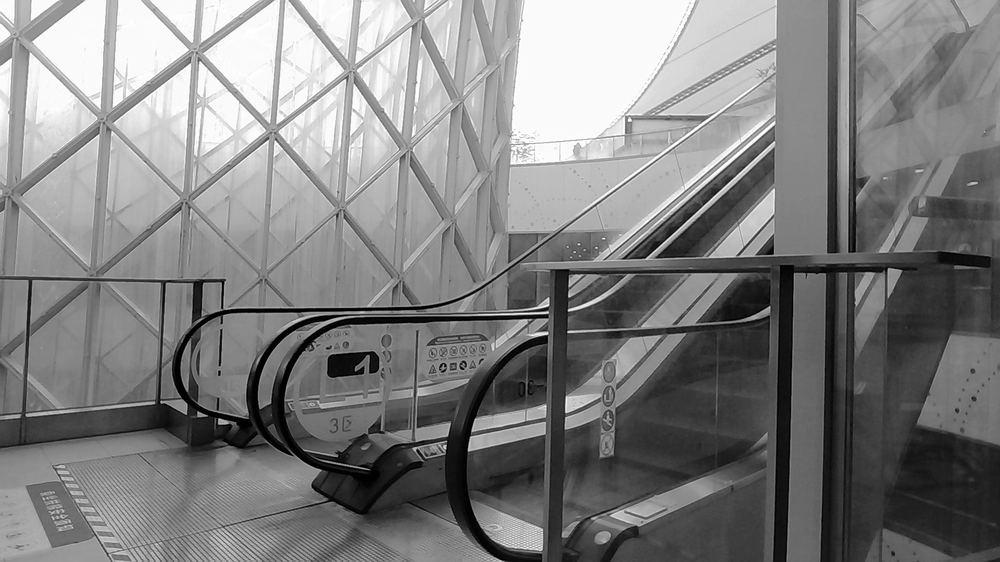
#> input picture image_quality_evaluation/brightness.png, 1000 x 562 px, shrunk from 1920 x 1080 before the run
$ python renoise_by_errormap.py --input_path ../image_quality_evaluation/brightness.png --disp_path ../image_quality_evaluation/new.png --output_path out.png
#> lines starting #> are read from the running program, lines starting #| are printed output that depends on the picture; after the words box and inside, x2 and y2 are one past the last pixel; in counts of white or black regions, pixels touching at a corner belong together
import argparse
import os
import re

import numpy as np
import cv2

# 读取 uint16 图像并转换为 NumPy 数组
# 47_1614045223060525.png
# 41_1614045697756412.png
# 30_1614045506542342.png

def Walk(path, suffix:list):
    file_list = []
    suffix = [s.lower() for s in suffix]
    if not os.path.exists(path):
        print("not exist path {}".format(path))
        return []

    if os.path.isfile(path):
        return [path,]

    for root, dirs, files in os.walk(path):
        for file in files:
            if os.path.splitext(file)[1].lower()[1:] in suffix:
                file_list.append(os.path.join(root, file))

    file_list.sort(key=lambda x:int(re.findall('\d+', os.path.splitext(os.path.basename(x))[0])[0]))

    return file_list

def mask(input_path, disp_path, output_path):
#> called with disp_path = '../image_quality_evaluation/new.png', output_path = 'out.png'
    file_list = Walk(input_path, ['jpg', 'jpeg', 'png', 'bmp'])
    file_list_disp = Walk(disp_path, ['jpg', 'jpeg', 'png', 'bmp'])

    for img_file , img_file_disp in zip(sorted(file_list), sorted(file_list_disp)):
        img_file_disp_save = output_path + img_file_disp.split("/", -4)[-1]
        image_ori = cv2.imread(img_file, -1)
#> image_ori is the input picture: shape (562, 1000); min 0, max 255, mean 128.8
        image_disp = cv2.imread(img_file_disp, -1)
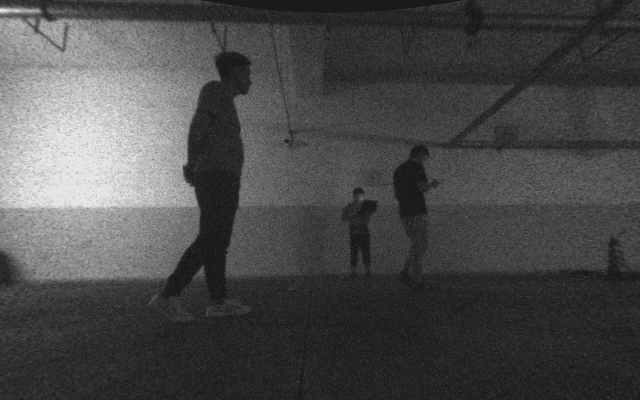
#> input picture image_quality_evaluation/new.png, 640 x 400 px
#> image_disp is the input picture: shape (400, 640, 3); min 26, max 229, mean 74.5

        image = np.zeros_like(image_ori).astype("uint8")
        mask = image_ori > 20
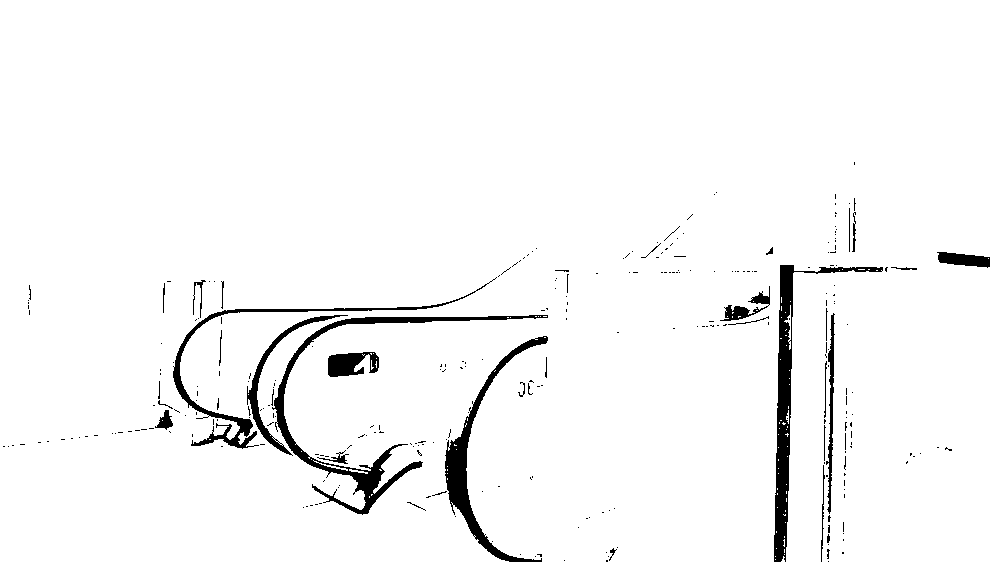
#> mask: shape (562, 1000) bool; 96.6% white; 292 black regions (259 under 20 px), largest, box (x1, y1, x2, y2) and area: (774, 265, 883, 562) 3965, (272, 315, 548, 515) 3881, (445, 336, 548, 562) 3022
        image[mask] = 255


        # 进行连通域分析
        kernel = cv2.getStructuringElement(cv2.MORPH_RECT, (5, 5))
        closed_image = cv2.morphologyEx(image, cv2.MORPH_CLOSE, kernel)
        expanded_image = cv2.dilate(closed_image, kernel, iterations=1)

        mask = expanded_image==255

#> (the run stopped early here; a loop or call above may not have finished)
